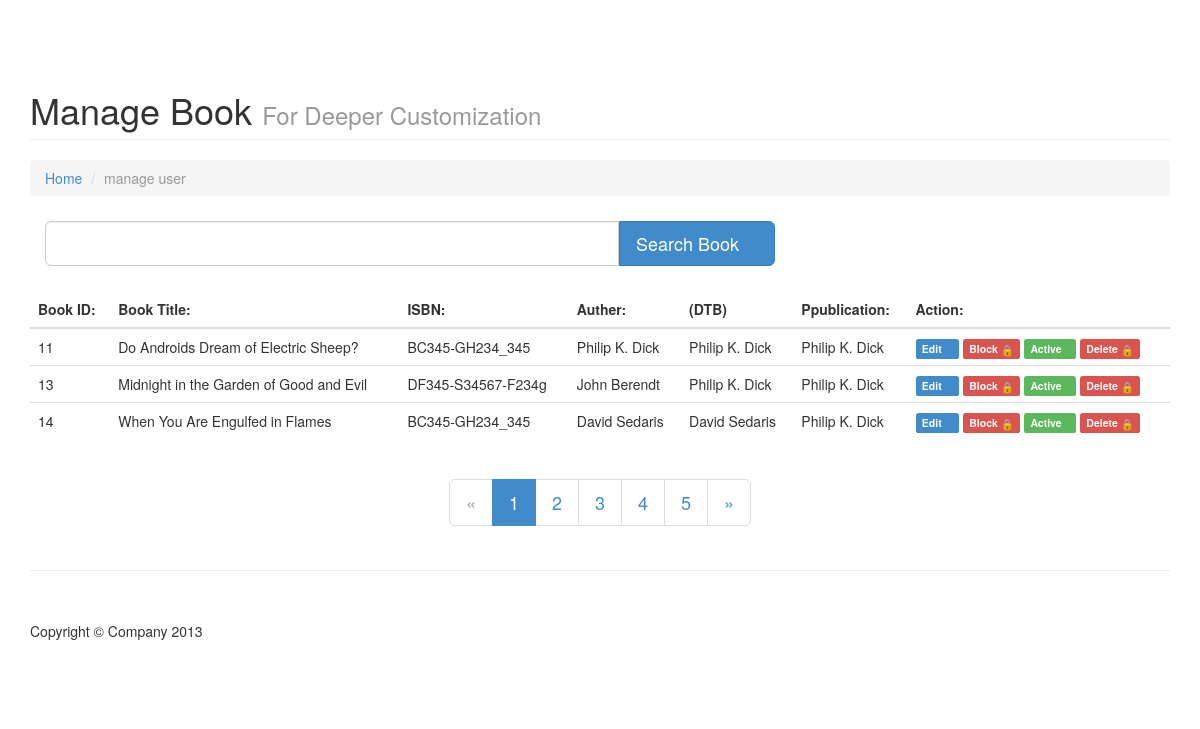
Screenshot of /manage_books.php with the database file from the repository.
### tables this page shows
CREATE TABLE IF NOT EXISTS `book_store` (
  `book_id` int(11) NOT NULL AUTO_INCREMENT,
  `isbn` varchar(250) NOT NULL,
  `book_name_or_publication` varchar(250) NOT NULL,
  `author_or_translater` varchar(250) NOT NULL,
  `original_publisher` varchar(250) NOT NULL,
  `digital_talking_book_publisher` varchar(250) NOT NULL,
  `book_description` varchar(1500) NOT NULL,
  `cover_image_path` varchar(250) NOT NULL,
  `zip_upload_path` varchar(250) NOT NULL,
  `status` int(1) NOT NULL DEFAULT '1',
  `upload_date` datetime NOT NULL,
  PRIMARY KEY (`book_id`)
);

### classes/db.class.php (called while the page is built, shortened)
<?php
class DB {
    function fetchNextObject($result = NULL) {
        if ($result == NULL || mysql_num_rows($result) < 1)
            return NULL;
        else
            return mysql_fetch_object($result);
    }
    public function queryMultipleObjects($query, $debug = -1) {
        $res=true;
        $result = mysql_query($query) or ($res = $this->debugAndDie($query));
        if($res){
        $i = 0;
        $objs = null;
        do {
            $obj = $this->fetchNextObject($result);
            if ($obj) {
                $objs[$i++] = $obj;
            }
        } while ($obj != null);
        return (($objs[0] != null) ? $objs : false);
        }
        return "db_error";
    }
    function getMicroTime() {
        list($msec, $sec) = explode(' ', microtime());
        return floor($sec / 1000) + $msec;
    }
}
?>

### include/include.php (called while the page is built, shortened)
<?php
include('classes/db.class.php');
include('classes/query.class.php');
include('classes/pagination.class.php');
$pg = new pagination();
$num_results_per_page = 4;
$num_page_links_per_page = 7;
?>

### classes/pagination.class.php (called while the page is built, shortened)
<?php
require_once 'db.class.php';
class pagination
 {
        public $page_id = '';
public function pagination()
    {
		$this->con=new DB();
	}
public function setpagination($sql, $num_results_per_page, $num_page_links_per_page, $pg_param)
{
	$user_sql = $sql;
	$results_per_page = $num_results_per_page;
	$all_results=$this->con->queryMultipleObjects($sql);
	if($all_results)
	{
		if(empty($all_results))
		{
			$total_results = 0;
		}
		else
		{
			$i=0;
			foreach($all_results as $result)
			 {
				$i++;
			 }
			$total_results =$i;
		}
		$this->max_pages = ceil($total_results / $results_per_page);
		if(isset($_GET['page_id']))
		{
			$this->page_id = (int) $_GET['page_id'];
			if($this->page_id > $this->max_pages || empty($this->page_id))
			{
				$this->page_id = 1;
			}
		}
		else
		{
			$this->page_id = 1;
		}
		$page_id_temp = ($this->page_id - 1) * $results_per_page;
		$sql_offset = $page_id_temp;
		$user_sql .= " limit $sql_offset, $results_per_page";
		$this->pg_result =$this->con->queryMultipleObjects($user_sql);
		return $this->pg_result;
	}
	else
	{
		$this->pg_error = 'Error with the sql query you entered: '.mysql_error();
	}
}
 }
?>

### manage_books.php (the view, shortened to what this page needs)
<?php
include('include/include.php');
?>
<!DOCTYPE html>
<html lang="en">
    <head>
        <?php include 'tpl_includes/in_head.php'; ?>
    </head>
    <body>
        <?php include 'tpl_includes/in_head.php'; ?>
        <div class="container">
            <div class="row">
                <div class="col-lg-12">
                    <h1 class="page-header">Manage Book <small>For Deeper Customization</small></h1>
                    <ol class="breadcrumb">
                        <li><a href="index.php">Home</a></li>
                        <li class="active">manage user</li>
                    </ol>
                </div>
            </div>
            <div class="col-md-9 col-sm-8">
            </div>
            <div id="search_form" class="row text-center">
                <div class="col-lg-12">
                    <div class="input-group col-lg-8 input-group-lg">
                        <input type="text" class="form-control">
                                 <span class="input-group-btn">
                                     <button class="btn btn-primary btn-lg" type="button">Search Book <span class="glyphicon glyphicon-search"></span></button>
                                 </span> </div>
                    </div>
                </div>
                <div class="row">
                    <div class="col-lg-12">
                        <table class="table table-hover">
                            <thead>
                                <tr>
                                    <th>Book ID:</th>
                                    <th>Book Title:</th>
                                    <th>ISBN:</th>
                                    <th>Auther:</th>
                                    <th>(DTB)</th>
                                    <th>Ppublication:</th>
                                    <th>Action:</th>
                                </tr>
                            </thead>
                            <tbody>
                                <?php
                                $query = "SELECT * FROM book_store";
                                $books = '';
                                if ($query) {
                                    $pg_param = "&q=value";
                                    $books = $pg->setpagination($query, $num_results_per_page, $num_page_links_per_page, $pg_param);
                                }
                                if ($books) {
                                    foreach ($books as $bk) {
                                        ?>
                                        <tr>
                                            <td><?php echo $bk->book_id ?></td>
                                            <td><?php echo $bk->book_name_or_publication ?></td>
                                            <td><?php echo $bk->isbn ?></td>
                                            <td><?php echo $bk->author_or_translater ?></td>
                                            <td><?php echo $bk->digital_talking_book_publisher ?></td>
                                            <td><?php echo $bk->original_publisher ?></td>
                                            <td><a href="" class="label label-primary">Edit <span class="glyphicon glyphicon-edit"></span></a>
                                                <a href="" class="label label-danger">Block <span class="glyphicon glyphicon-lock"></span></a>
                                            <a href="" class="label label-success">Active<span class="glyphicon glyphicon-ok"></span></a>
                                                            <a href="" class="label label-danger">Delete <span class="glyphicon glyphicon-lock"></span></a>
                                            </td>
                                        </tr>
                                    <?php }
                                }
                                ?>
                            </tbody>
                        </table>
                    </div>
                </div>
                <div class="row text-center">
                    <div class="col-lg-12">
                        <ul class="pagination pagination-lg">
                            <li class="disabled"><a href="#">&laquo;</a></li>
                            <li class="active"><a href="#">1 <span class="sr-only"></span></a></li>
                            <li><a href="#">2</a></li>
                            <li><a href="#">3</a></li>
                            <li><a href="#">4</a></li>
                            <li><a href="#">5</a></li>
                            <li><a href="#">&raquo;</a></li>
                        </ul>
                    </div>
                </div>
            </div>
            <div class="container">
                <hr>
                <footer>
<?php include 'tpl_includes/footer.php'; ?>
                </footer>
            </div>
        </body>
    </html>

### tpl_includes/in_head.php (shortened to what this page needs)
<link href="css/bootstrap.css" rel="stylesheet">
<link href="css/modern-business.css" rel="stylesheet">
<link href="font-awesome/css/font-awesome.min.css" rel="stylesheet">
<link href="css/styles.css" rel="stylesheet">

### tpl_includes/footer.php
<div class="row">
          <div class="col-lg-12">
            <p>Copyright &copy; Company 2013</p>
          </div>
        </div>

### css/modern-business.css (style rules this page uses)
html, body { height:100%; }
body { padding-top: 50px; }
.item, .active, .carousel-inner { height: 100%; }
footer { margin: 50px 0; }

### css/styles.css (style rules this page uses)
#search_form { margin-bottom:20px; text-align:center; padding:5px 0; }

### rows the page displays
book_store: book_id "11", book_name_or_publication "Do Androids Dream of Electric Sheep?", isbn "BC345-GH234_345", author_or_translater "Philip K. Dick", digital_talking_book_publisher "Philip K. Dick", original_publisher "Philip K. Dick"
book_store: book_id "13", book_name_or_publication "Midnight in the Garden of Good and Evil", isbn "DF345-S34567-F234g", author_or_translater "John Berendt", digital_talking_book_publisher "Philip K. Dick", original_publisher "Philip K. Dick"
book_store: book_id "14", book_name_or_publication "When You Are Engulfed in Flames", isbn "BC345-GH234_345", author_or_translater "David Sedaris", digital_talking_book_publisher "David Sedaris", original_publisher "Philip K. Dick"
